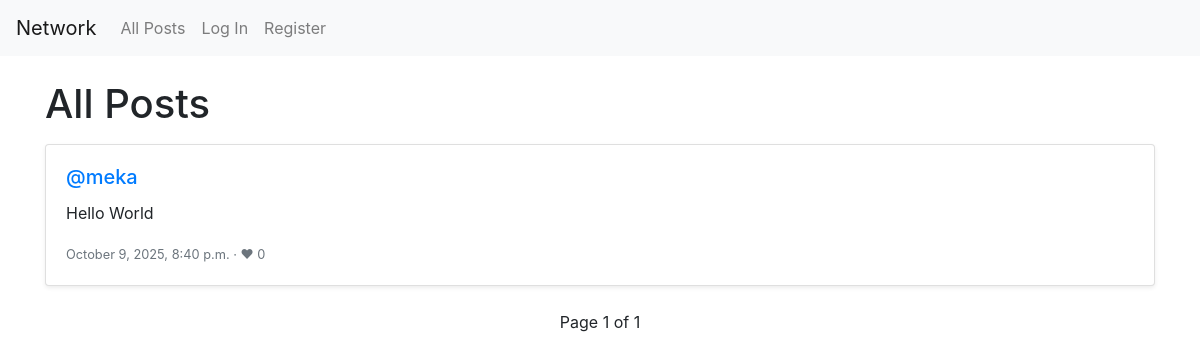
The app's page /, older data.
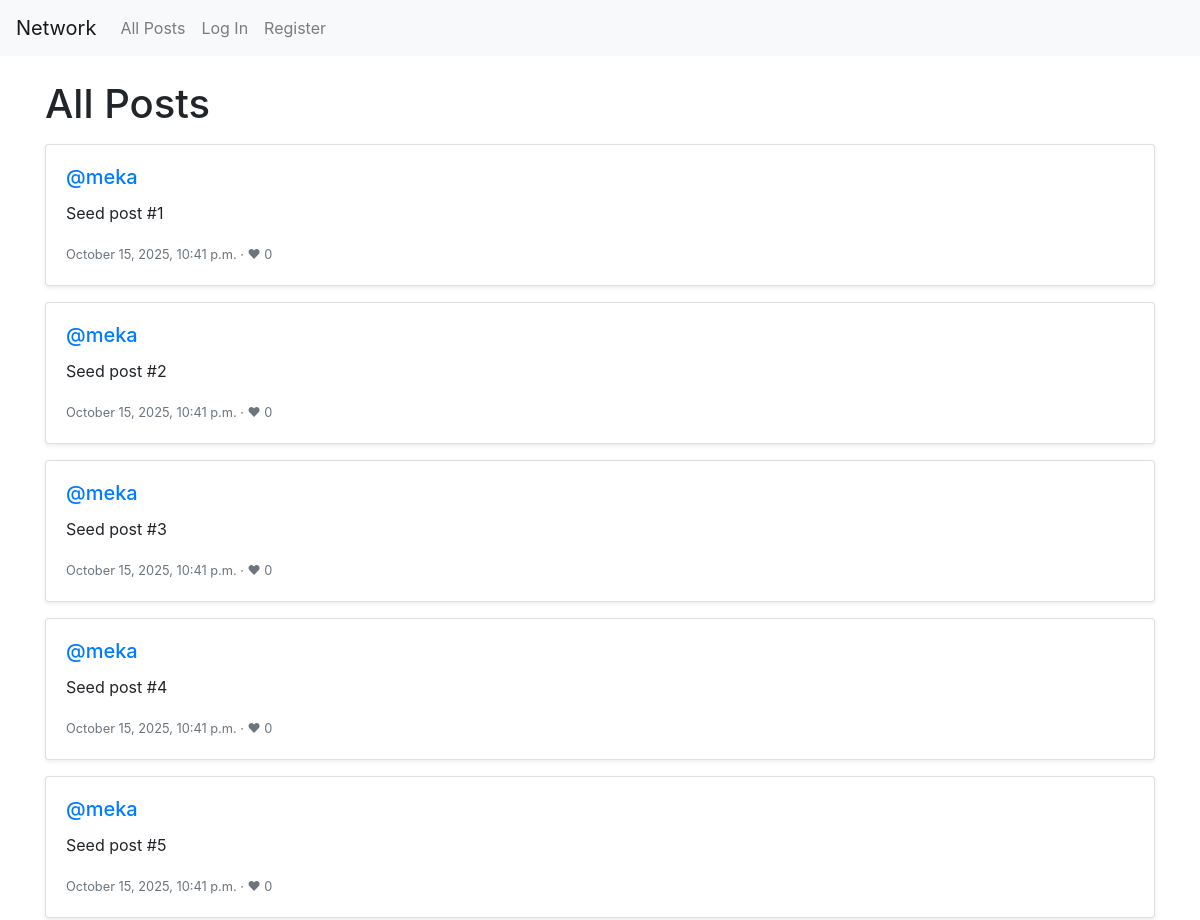
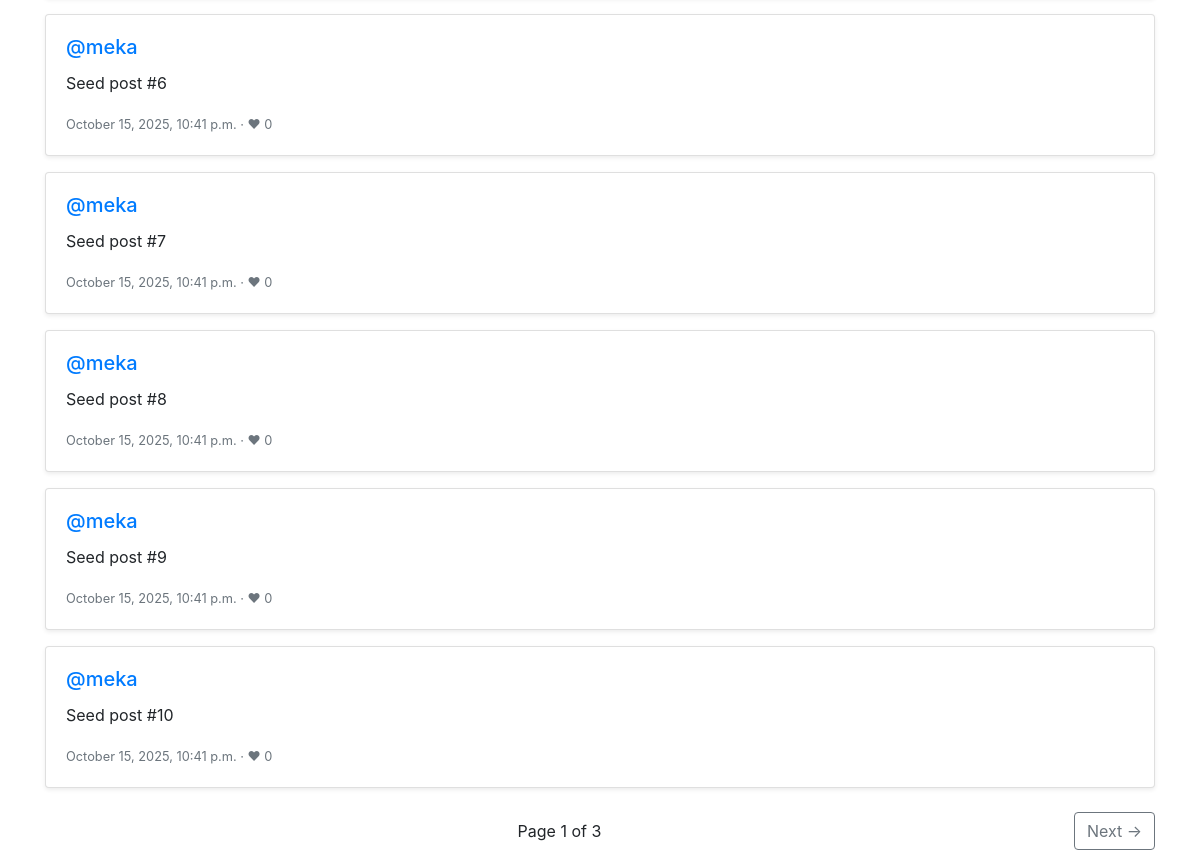
The same page, newer data (2 pictures, top to bottom).
### network/models.py (models this page shows)
class Post(models.Model):
    author = models.ForeignKey(User, on_delete=models.CASCADE, related_name='posts')
    content = models.TextField(max_length=500)
    created_at = models.DateTimeField(auto_now_add=True)
    likes = models.ManyToManyField(User, related_name='liked_posts', blank=True)
    class Meta:
        ordering = ['-created_at']

class User(AbstractUser):
    following = models.ManyToManyField('self', symmetrical=False, related_name='followers', blank=True)

### network/views.py (the view)
# urls.py: path("", views.index, name="index"),
def index(request):
    qs = Post.objects.select_related("author").prefetch_related("likes").all()
    paginator = Paginator(qs, 10)
    page_number = request.GET.get("page")
    page_obj = paginator.get_page(page_number)
    return render(request, "network/index.html", {
        "page_obj": page_obj,
        "posts": page_obj.object_list,
        "total_posts": paginator.count,
    })

### network/templates/network/index.html (shortened to what this page needs)
{% extends "network/layout.html" %}
{% block body %}
<h1 class="mb-3">All Posts</h1>
<div id="post-list">
  {% for post in posts %}
  <div class="card mb-3 shadow-sm">
    <div class="card-body">
      <h5 class="card-title"><a href="{% url 'profile' post.author.username %}">@{{ post.author.username }}</a></h5>
      <p class="card-text">{{ post.content }}</p>
      <p class="card-text">
        <small class="text-muted">
          {{ post.created_at|date:"F j, Y, g:i a" }} · ❤ {{ post.likes.count }}
        </small>
      </p>
    </div>
  </div>
  {% empty %}
  <p>No posts yet.</p>
  {% endfor %}
</div>
<nav class="d-flex justify-content-between align-items-center mt-4">
  <span>Page {{ page_obj.number }} of {{ page_obj.paginator.num_pages }}</span>
  {% if page_obj.has_next %}
  <a
    href="?page={{ page_obj.next_page_number }}"
    class="btn btn-outline-secondary"
    >Next →</a
  >
  {% else %}
  <span></span>
  {% endif %}
</nav>
{% endblock %}

Row changes from the older to the newer data that the page shows:
no longer on this page (row unchanged): Post: author.username "meka", content "Hello World", created_at "October 9, 2025, 8:40 p.m.", likes.count "0"
added Post: author.username "meka", content "Seed post #1", created_at "October 15, 2025, 10:41 p.m.", likes.count "0"
added Post: author.username "meka", content "Seed post #2", created_at "October 15, 2025, 10:41 p.m.", likes.count "0"
added Post: author.username "meka", content "Seed post #3", created_at "October 15, 2025, 10:41 p.m.", likes.count "0"
added Post: author.username "meka", content "Seed post #4", created_at "October 15, 2025, 10:41 p.m.", likes.count "0"
added Post: author.username "meka", content "Seed post #5", created_at "October 15, 2025, 10:41 p.m.", likes.count "0"
added Post: author.username "meka", content "Seed post #6", created_at "October 15, 2025, 10:41 p.m.", likes.count "0"
added Post: author.username "meka", content "Seed post #7", created_at "October 15, 2025, 10:41 p.m.", likes.count "0"
added Post: author.username "meka", content "Seed post #8", created_at "October 15, 2025, 10:41 p.m.", likes.count "0"
added Post: author.username "meka", content "Seed post #9", created_at "October 15, 2025, 10:41 p.m.", likes.count "0"
added Post: author.username "meka", content "Seed post #10", created_at "October 15, 2025, 10:41 p.m.", likes.count "0"
Text that changed along with them:
{{ page_obj.paginator.num_pages }}: "1" → "3"
text now shown: "Next →"
